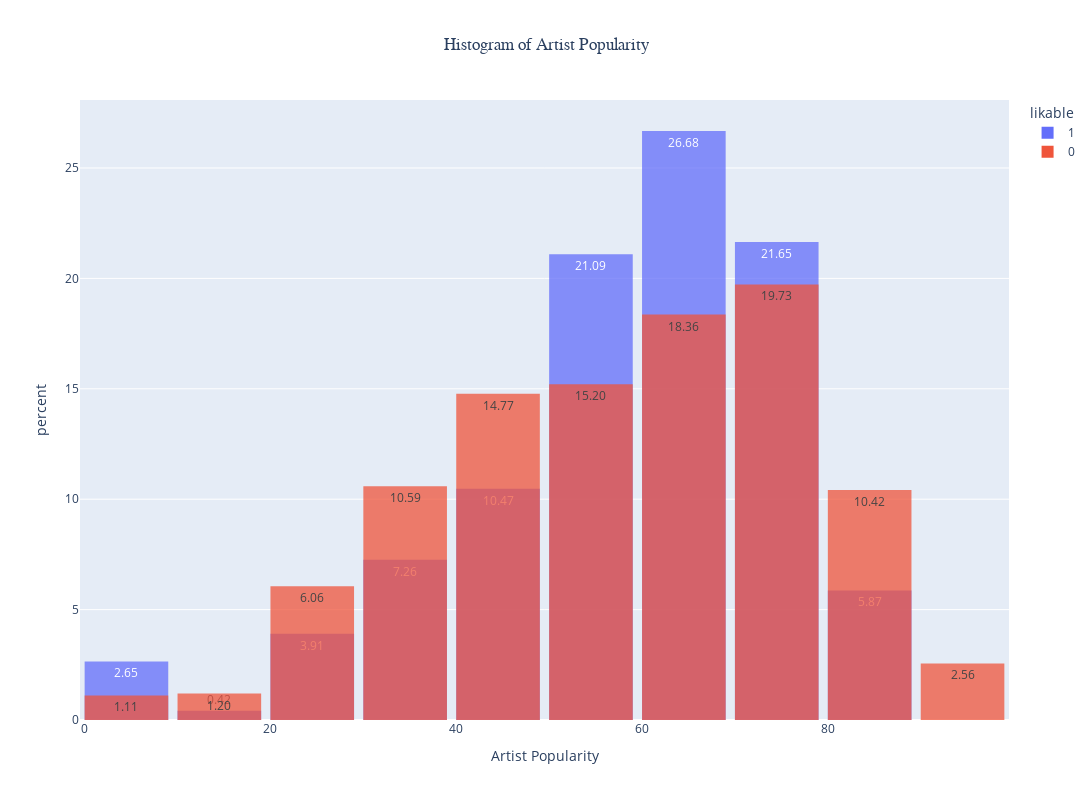

The notebook cell saved with this chart:
### Markdown cell above
For my last visualization as part of the EDA process, I wanted to know the popularity spread of the artists in the two playlists. The results were surprising to me since I thought I typically listened to less popular artists. However, it would appear that nearly 70% of the artists I listen to have a rating of 50+ for popularity. For Spotify, popularity is determined by taking the number of plays an artist's tracks get and then factoring in how recently those playes occurred. Scores of 0 are the least popular and scores of 1 are the most popular. The numbers on each bar below represent the percentage of tracks that fall into each bin.

### Code cell
fig3 = px.histogram(artist_df_import, x='artist_popularity', nbins=10, title="Histogram of Artist Popularity", 
                    labels={"artist_popularity": 'Artist Popularity'}, opacity=0.75, text_auto='.2f',
                    width=1750, height=800, color='likable', barmode="overlay", histnorm='percent')
fig3.update_layout(title_x = 0.5, title_font_family = "Arial", bargap=0.1, )
fig3.show()

### Figure 1 — Plotly figure (JSON) as saved in the notebook; plotly's stock layout.template omitted (floating-point values rounded to 4 significant figures; data arrays with more than 128 entries replaced by an {"elided": "..."} marker saying what was removed)
{"data": [{"alignmentgroup": "True", "bingroup": "x", "histnorm": "percent", "hovertemplate": "likable=1<br>Artist Popularity=%{x}<br>percent=%{y}<extra></extra>", "legendgroup": "1", "marker": {"color": "#636efa", "opacity": 0.75, "pattern": {"shape": ""}}, "name": "1", "nbinsx": 10, "offsetgroup": "1", "orientation": "v", "showlegend": true, "texttemplate": "%{value:.2f}", "type": "histogram", "x": {"elided": "716 int values"}, "xaxis": "x", "yaxis": "y"}, {"alignmentgroup": "True", "bingroup": "x", "histnorm": "percent", "hovertemplate": "likable=0<br>Artist Popularity=%{x}<br>percent=%{y}<extra></extra>", "legendgroup": "0", "marker": {"color": "#EF553B", "opacity": 0.75, "pattern": {"shape": ""}}, "name": "0", "nbinsx": 10, "offsetgroup": "0", "orientation": "v", "showlegend": true, "texttemplate": "%{value:.2f}", "type": "histogram", "x": {"elided": "1171 int values"}, "xaxis": "x", "yaxis": "y"}], "layout": {"bargap": 0.1, "barmode": "overlay", "height": 800, "legend": {"title": {"text": "likable"}, "tracegroupgap": 0}, "title": {"font": {"family": "Arial"}, "text": "Histogram of Artist Popularity", "x": 0.5}, "width": 1750, "xaxis": {"anchor": "y", "domain": [0, 1], "title": {"text": "Artist Popularity"}}, "yaxis": {"anchor": "x", "domain": [0, 1], "title": {"text": "percent"}}}}
